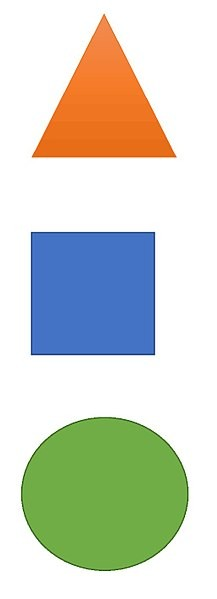
#> input picture 3. CNN and Open_CV/Test_images_vids/shapes_contour.jpg, 217 x 599 px, found by its file name
$ python contour_shape_detect.py
#> lines starting #> are read from the running program, lines starting #| are printed output that depends on the picture; after the words box and inside, x2 and y2 are one past the last pixel; in counts of white or black regions, pixels touching at a corner belong together
import cv2
import numpy as np

#Contour and shape detection

def getContours(img):

    contours , hierarchy = cv2.findContours(img,cv2.RETR_EXTERNAL,cv2.CHAIN_APPROX_NONE)[-2:]

    for cnt in contours:
        area = cv2.contourArea(cnt)
        print(area)
        cv2.drawContours(img_contour, cnt , -1 , (255,0,0), 3)

        if area > 500:

            peri = cv2.arcLength(cnt,True)
#             print(peri)

            approx = cv2.approxPolyDP(cnt, 0.02*peri,True)
#             print(approx)
            print(len(approx))

            objCor = len(approx)
            x , y , w , h = cv2.boundingRect(approx)

            cv2.rectangle(img_contour , (x,y),(x+w,y+h),(0,255,0),3)

            if objCor == 3: objType = "Tri"
            elif objCor == 4: objType = "Rect"
            elif objCor > 4 : objType = "Circle"
            else : objType = "None"


            cv2.putText(img_contour,objType , (x+(w//2),y+(h//2)),cv2.FONT_HERSHEY_COMPLEX, 0.5 ,(0,0,0),2 )


img = cv2.imread("/home/sagar/shapes_contour.jpg")
#> img is the input picture: shape (599, 217, 3); mean B, G, R 200.6, 213.7, 208.4

img_contour = img.copy()

gray_img = cv2.cvtColor(img, cv2.COLOR_BGR2GRAY)
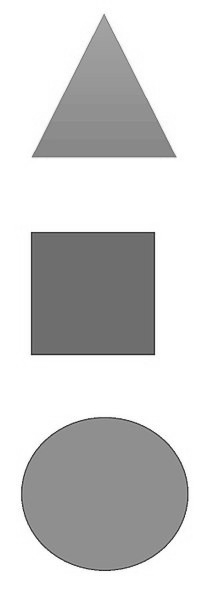
#> gray_img: shape (599, 217); min 31, max 255, mean 210.6

blur_img = cv2.GaussianBlur(gray_img,(7,7),1)

canny_img = cv2.Canny(blur_img,50,50)
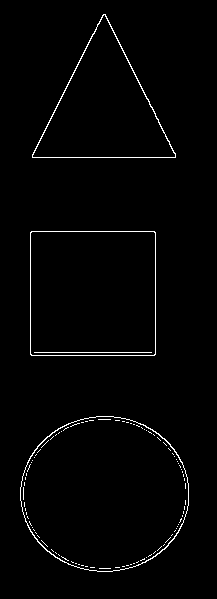
#> canny_img: shape (599, 217); 1.6% white in thin lines or dots, all inside (x1, y1, x2, y2) = (20, 14, 189, 572)

blank_img = np.zeros_like(img)

getContours(canny_img)
#> in getContours, `contours , hierarchy = cv2.findContours(img,cv2.RETR_EXTERNAL,cv2.CHAI..`: contours = 3 contours; box (x1, y1, x2, y2) and area: (20, 416, 189, 572) 20534, (30, 231, 156, 356) 15498, (32, 14, 176, 158) 10580
#> the loop in getContours, `for cnt in contours:` made 3 passes
#> (area, peri, approx, objCor, x, y, w, h) on passes 2 to 3: (15498, 495.7, [[31, 231], [30, 354], [154, 355], [155, 232]], 4, 30, 231, 126, 125), (10579.5, 489.4, [[103, 14], [32, 157], [175, 157]], 3, 32, 14, 144, 144)
#> (area, peri, objCor, x, y, w, h, objType) on pass 1: (20534, 537, 8, 20, 416, 169, 156, 'Circle')
#| 20534.0
#| 8
#| 15498.0
#| 4
#| 10579.5
#| 3
#> after the loop in getContours, `for cnt in contours:`:
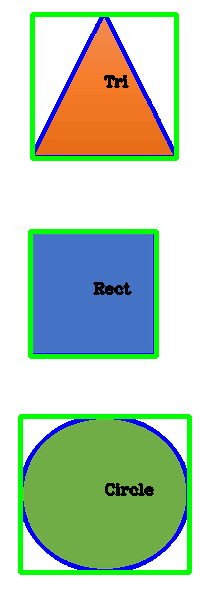
#> img_contour: shape (599, 217, 3); 9.89% of pixels changed, all inside (x1, y1, x2, y2) = (18, 12, 192, 575)

cv2.imshow("Shapes_image",img)
cv2.imshow("Gray_image",gray_img)
cv2.imshow("Blur_image",blur_img)
cv2.imshow("Canny_image",canny_img)
cv2.imshow("Blank_image",blank_img)
cv2.imshow("Contour_image",img_contour)


if cv2.waitKey(0) & 0xff == ord('q'):
#> (key q is pressed here)
    cv2.destroyAllWindows()
